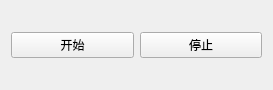
<?xml version="1.0" encoding="UTF-8"?>
<ui version="4.0">
 <class>Widget</class>
 <widget class="QWidget" name="Widget">
  <property name="geometry">
   <rect>
    <x>0</x>
    <y>0</y>
    <width>273</width>
    <height>90</height>
   </rect>
  </property>
  <property name="windowTitle">
   <string>创建Tread线程</string>
  </property>
  <layout class="QHBoxLayout" name="horizontalLayout">
   <item>
    <widget class="QPushButton" name="btnStart">
     <property name="text">
      <string>开始</string>
     </property>
    </widget>
   </item>
   <item>
    <widget class="QPushButton" name="btnStop">
     <property name="text">
      <string>停止</string>
     </property>
    </widget>
   </item>
  </layout>
 </widget>
 <resources/>
 <connections/>
</ui>
